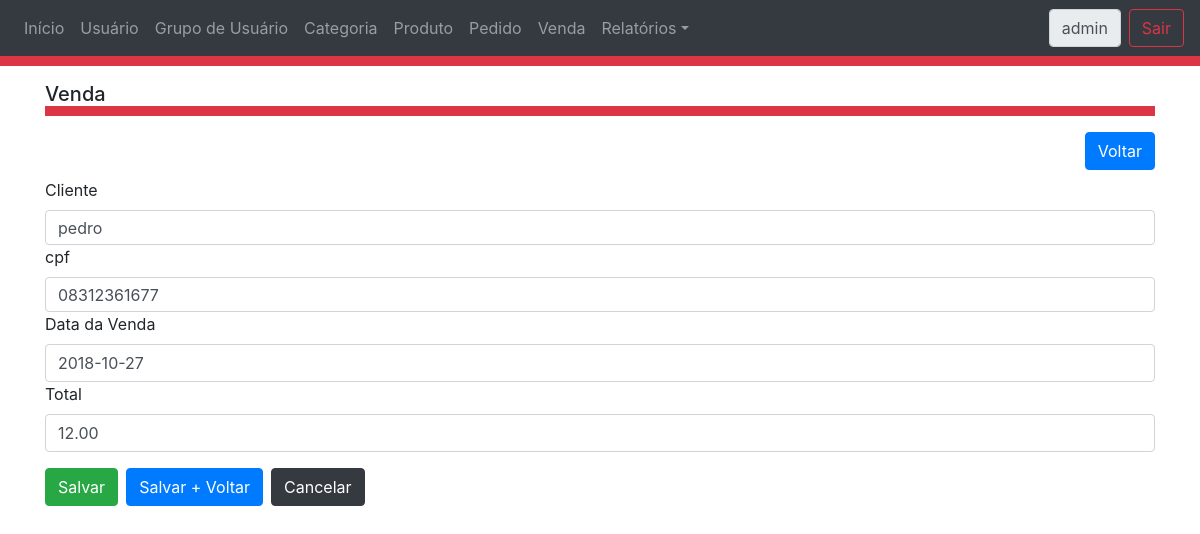
Page /VendaFormulario.php?operacao=editar&id=28 (signed in) on the committed database.
### tables this page shows
CREATE TABLE `tbVenda` (
  `id` int(11) NOT NULL,
  `cliente` varchar(225) NOT NULL,
  `cpf` varchar(14) NOT NULL,
  `dataVenda` date NOT NULL,
  `total` decimal(9,2) NOT NULL
);

### class/AcessoDAO.php (called while the page is built, shortened)
<?php
	class AcessoDAO extends CrudDAO
	{
		public function listarPorAcessoPai($codigo){
			$objetos = array();
			try{
				$pdo = parent::conectar();
				$sql = "SELECT * FROM tbAcesso WHERE  idAcessoPai = :codigo";
				$run = $pdo->prepare($sql);
				$run->bindValue(':codigo', $codigo);
				$run->execute();
				$resultado = $run->fetchAll();
				foreach ($resultado as $objeto){
					$acesso = new Acesso();
					$acesso->setIdAcesso($objeto['idAcesso']);
					$acesso->setDescricao($objeto['descricao']);
					$acesso->setMenu($objeto['menu']);
					$acesso->setArquivo($objeto['arquivo']);
					$acesso->setTipo($objeto['tipo']);
					$acesso->setIdAcessoPai($objeto['idAcessoPai']);
					array_push($objetos, $acesso);
				}
			}catch(Exception $ex){
				echo $ex->getFile().' : '.$ex->getLine().' : '.$ex->getMessage();
			}finally {
				parent::desconectar();
			}
			return $objetos;
		}
	}
?>

### class/VendaDAO.php (called while the page is built, shortened)
<?php
require_once 'Venda.php';
class VendaDAO extends CrudDAO {
    public function buscarPorId($codigo) {
        $venda = new Venda();
        try {
            $pdo = parent::conectar();
            $sql = "SELECT * FROM tbVenda WHERE id= :id";
            $run = $pdo->prepare($sql);
            $run->bindParam(':id', $codigo, PDO::PARAM_INT);
            $run->execute();
            $resultado = $run->fetch();
            $venda->setId($resultado['id']);
            $venda->setCliente($resultado['cliente']);
            $venda->setCpf($resultado['cpf']);
            $venda->setDataVenda($resultado['dataVenda']);
            $venda->setTotal($resultado['total']);
        } catch (Exception $ex) {
            echo $ex->getFile() . ' : ' . $ex->getLine() . ' : ' . $ex->getMessage();
        } finally {
            parent::desconectar();
        }
        return $venda;
    }
}

### class/Venda.php (called while the page is built, shortened)
<?php
class Venda {
    private $cliente;
    private $cpf;
    private $dataVenda;
    private $total;
    function getCliente() {
        return $this->cliente;
    }
    function getCpf() {
        return $this->cpf;
    }
    function getDataVenda() {
        return $this->dataVenda;
    }
    function getTotal() {
        return $this->total;
    }
    function setCliente($cliente) {
        $this->cliente = $cliente;
    }
    function setCpf($cpf) {
        $this->cpf = $cpf;
    }
    function setDataVenda($dataVenda) {
        $this->dataVenda = $dataVenda;
    }
    function setTotal($total) {
        $this->total = $total;
    }
}

### ControleAcesso.php (called while the page is built, shortened)
<?php
	require_once 'class/GrupoAcesso.php';
	$grupoAcessoUsuarioAtual = unserialize($_SESSION["GRUPOACESSO_USUARIO_ATUAL"]);
	$arquivoAtual = basename($_SERVER['PHP_SELF']);
	foreach ($grupoAcessoUsuarioAtual as $grupoAcesso){
		if($grupoAcesso->getAcesso()->getArquivo() == $arquivoAtual ){
			$permissao = $grupoAcesso->getPermissao();
		}
  	}
?>

### class/GrupoAcesso.php (called while the page is built, shortened)
<?php
	class GrupoAcesso
	{
        private  $permissao;
        function getPermissao() {
            return $this->permissao;
        }
	}
?>

### VendaFormulario.php (the view, shortened to what this page needs)
<?php
require_once 'ControleAcesso.php';
require_once 'class/VendaDao.php';
require_once 'class/Venda.php';
$venda = new Venda();
$operacao = "visualizar";
if (isset($_GET["operacao"])) {
    $operacao = $_GET["operacao"];
}
if (isset($_GET["id"])) {
    $id = $_GET["id"];
    $vendaDAO = new VendaDAO();
    $venda = $vendaDAO->buscarPorId($id);
}
?>
<html>
    <head>
        <link type="text/css" rel="stylesheet" href="css/bootstrap.css"/>
        <link type="text/css" rel="stylesheet" href="css/categoria.css"/>
    </head>
    <body>
        <div class="cabecalho">
            <?php
            include_once("Cabecalho.php");
            ?>
        </div>
        <div class="container">
            <h5 class="cabecalho"> <?php echo $menu; ?> </h5>
            <div class="mb-2 clearfix">
                <p><a class="btn btn-primary float-right" href="VendaTabela.php">Voltar</a></p>
            </div>
            <form id="formUsuario" action="VendaControlador.php?operacao=salvar" method="post">
                <fieldset <?php
                if ($operacao == "visualizar") {
                    echo 'disabled';
                }
                ?> >
                    <div class="row form-group">
                        <div class="col-md-12">
                            <label for="cliente">Cliente</label>
                            <input class="form-control" name="cliente" id="cliente" type="text" value="<?php echo $venda->getCliente() ?>">
                        </div>
                        <div class="col-md-12">
                            <label for="cpf">cpf</label>
                            <input class="form-control" id="cpf" name="cpf" type="text" value="<?php echo $venda->getCpf() ?>">
                        </div>
                        <div class="col-md-12">
                            <label for="dataVenda">Data da Venda</label>
                            <input class="form-control" id="dataVenda" name="dataVenda" type="dataVenda" value="<?php echo $venda->getDataVenda() ?>">
                        </div>
                        <div class="col-md-12">
                            <label for="total">Total</label>
                            <input class="form-control" id="total" name="total" type="number" min="0.00" max="10000.00" step="0.01"  value="<?php echo $venda->getTotal() ?>">
                        </div>
                    </div>
                    <?php
                    if ($operacao == "visualizar") {
                        echo "<div class='row form-group ocultar'>";
                    } else {
                        echo "<div class='row form-group'>";
                    }
                    ?>
                    <div class="col-md-11">
                        <?php
                        if ($permissao == 2) {
                            echo "<button class='btn btn-success' type='submit' name='salvar' id='salvar' value='salvar'>Salvar</button>";
                            echo "<button class='btn btn-primary mx-2' type='submit' name='salvarVoltar' id='salvarVoltar' value='salvarVoltar'>Salvar + Voltar</button>";
                            echo "<button class='btn btn-dark' type='reset' id='cancelar'>Cancelar</button>";
                        }
                        ?>
                    </div>
                </fieldset>
            </form >
        </div>
    </body>
</html>

### css/categoria.css (style rules this page uses)
.cabecalho { border-bottom: 10px solid #dc3545; }
.container { padding-top: 1rem; }
input[type="text"], input[type="email"], input[type="password"] { height: 35px; }

### rows in the picture
tbvenda: cliente "pedro", cpf "08312361677", dataVenda "2018-10-27", total "12.00"

### other values in the picture
$grupoAcesso->getAcesso()->getMenu() "Início"
$grupoAcesso->getAcesso()->getMenu() "Usuário"
$grupoAcesso->getAcesso()->getMenu() "Grupo de Usuário"
$grupoAcesso->getAcesso()->getMenu() "Categoria"
$grupoAcesso->getAcesso()->getMenu() "Produto"
$grupoAcesso->getAcesso()->getMenu() "Pedido"
$grupoAcesso->getAcesso()->getMenu() "Venda"
$grupoAcesso->getAcesso()->getMenu() "Relatórios"
$usuarioAtual->getLogin() "admin"
$menu "Venda"
